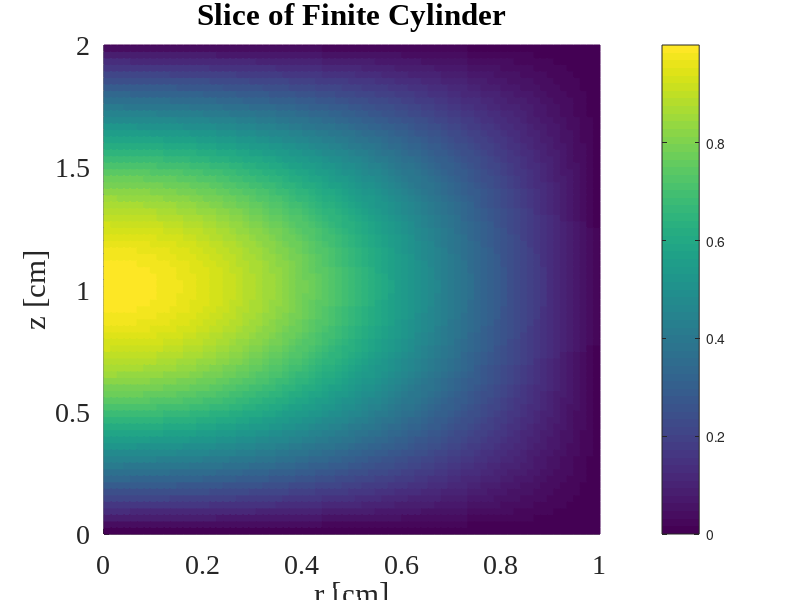

MATLAB code to generate this figure:
clear
close all

T = 1;
H = 2;
% NOTE: if this is too large the image will be saved as a bitmap automatically
ntest = 76; 

alpha_0 = fzero(@(z) besselj(0, z), 3);
% besselj(0, alpha_0); % Should be small

fun = @(r,z)(besselj(0,(alpha_0/T)*r)*sin((pi/H)*z));

rtest = linspace(0,T,ntest);
ztest = linspace(0,H,ntest);
ftest = zeros(length(rtest),length(ztest));
for i = 1:ntest
    for j = 1:ntest
        ftest(i,j) = fun(rtest(i),ztest(j));
    end
end

figure('pos',[1000 1000 650 1000]);
surf(rtest,ztest,ftest','EdgeColor','flat');
view([0,90]);
colormap(viridis);
colorbar;
xlabel('r [cm]');
ylabel('z [cm]');
xlim([0 T]);
ylim([0 H]);
title('Slice of Finite Cylinder');

set(gca,'FontName','Times New Roman','FontSize',20);
print('../figs/finite_cyl.eps','-depsc2');
close(gcf)